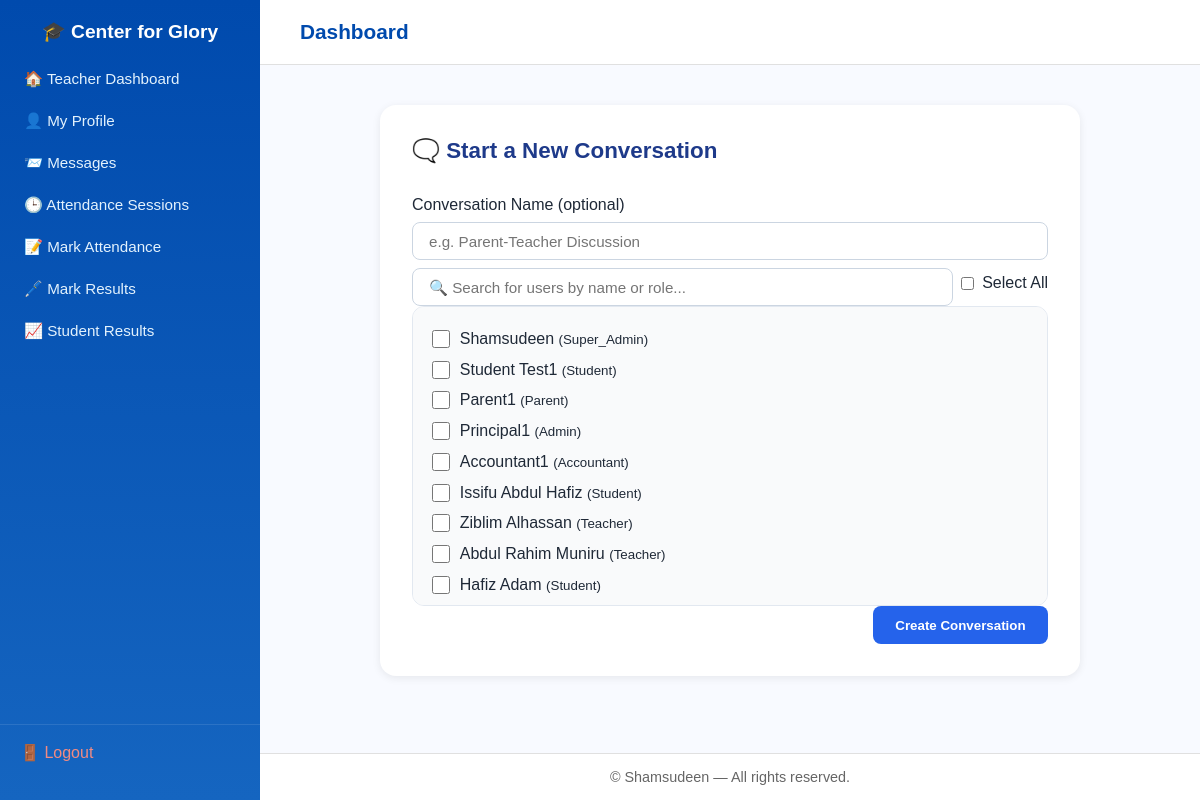
The page /communications/create/ (signed in) on the database its author committed.
### accounts/models.py (models this page shows, shortened)
class CustomUser(AbstractUser):
    class Roles(models.TextChoices):
        SUPER_ADMIN = "super_admin", _("Super Administrator")
        ADMIN = "admin", _("Administrator / Principal")
        TEACHER = "teacher", _("Teacher")
        STUDENT = "student", _("Student")
        ACCOUNTANT = "accountant", _("Accountant")
        PARENT = "parent", _("Parent / Guardian")
    username = models.CharField(max_length=150, unique=True)
    email = models.EmailField(unique=True)
    role = models.CharField(max_length=20, choices=Roles.choices, default=Roles.STUDENT)
    phone_number = models.CharField(
        max_length=15,
        validators=[RegexValidator(r"^\+?\d{9,15}$", "Enter a valid phone number.")],
        blank=True,
        null=True,
    )
    is_verified = models.BooleanField(default=False)
    USERNAME_FIELD = "username"
    REQUIRED_FIELDS = ["email"]

### communications/views.py (the view, shortened to what this page needs)
# urls.py: path("create/", views.create_conversation, name="create_conversation"),
@login_required
def create_conversation(request):
    users = CustomUser.objects.exclude(pk=request.user.pk)
    return render(request, "communications/create_conversation.html", {"users": users})

### templates/communications/create_conversation.html (shortened to what this page needs)
{% extends "accounts/base_dashboard.html" %}
{% load static %}
{% block content %}
<div class="new-conversation">
  <h2>🗨️ Start a New Conversation</h2>
  <form method="post">
    <label>
      Conversation Name (optional)
      <input type="text" name="name" placeholder="e.g. Parent-Teacher Discussion">
    </label>
    <div class="participant-search">
      <input type="text" id="searchUser" placeholder="🔍 Search for users by name or role...">
      <div class="select-all">
        <input type="checkbox" id="selectAll"> <label for="selectAll">Select All</label>
      </div>
    </div>
    <div id="userList" class="participant-list">
      {% for u in users %}
        <div class="participant-item" data-name="{{ u.get_full_name|default:u.username }}" data-role="{{ u.role }}">
          <input type="checkbox" name="participants" value="{{ u.pk }}" id="user-{{ u.pk }}">
          <label for="user-{{ u.pk }}">
            {{ u.get_full_name|default:u.username }} <small>({{ u.role|title }})</small>
          </label>
        </div>
      {% empty %}
        <p>No users available.</p>
      {% endfor %}
    </div>
    <div class="actions">
      <button type="submit">Create Conversation</button>
    </div>
  </form>
</div>
{% endblock %}

### templates/communications/create_conversation.html (style rules this page uses)
.new-conversation { background: #fff; padding: 2rem; border-radius: 16px; box-shadow: 0 2px 8px rgba(0,0,0,0.08); max-width: 700px; margin: auto; display: flex; flex-direction: column; gap: 1.5rem; }
.new-conversation h2 { font-size: 1.4rem; font-weight: 700; color: #1e3a8a; margin-bottom: 0.5rem; }
.new-conversation label { font-weight: 500; color: #1f2937; }
.new-conversation input[type="text"] { width: 100%; padding: 0.6rem 1rem; border: 1px solid #cbd5e1; border-radius: 8px; margin-top: 0.5rem; font-size: 0.95rem; }
.participant-search { display: flex; justify-content: space-between; align-items: center; }
.participant-search input { flex: 1; padding: 0.6rem 1rem; border: 1px solid #cbd5e1; border-radius: 8px; font-size: 0.95rem; }
.participant-list { max-height: 300px; overflow-y: auto; border: 1px solid #e2e8f0; border-radius: 12px; padding: 1rem; background: #f9fafb; }
.participant-item { display: flex; align-items: center; gap: 0.6rem; padding: 0.4rem 0.2rem; }
.participant-item input[type="checkbox"] { accent-color: #2563eb; width: 18px; height: 18px; }
.actions { display: flex; justify-content: flex-end; gap: 1rem; }
button { padding: 0.7rem 1.4rem; border-radius: 8px; font-weight: 600; cursor: pointer; transition: background 0.2s ease; }
button[type="submit"] { background: #2563eb; border: none; color: #fff; }
.select-all { display: flex; align-items: center; gap: 0.5rem; color: #2563eb; cursor: pointer; font-weight: 600; margin-left: 0.5rem; }

### rows shown on the page
CustomUser: get_full_name "Shamsudeen", role "Super_Admin"
CustomUser: get_full_name "Student Test1", role "Student"
CustomUser: get_full_name "Parent1", role "Parent"
CustomUser: get_full_name "Principal1", role "Admin"
CustomUser: get_full_name "Accountant1", role "Accountant"
CustomUser: get_full_name "Issifu Abdul Hafiz", role "Student"
CustomUser: get_full_name "Ziblim Alhassan", role "Teacher"
CustomUser: get_full_name "Abdul Rahim Muniru", role "Teacher"
CustomUser: get_full_name "Hafiz Adam", role "Student"
